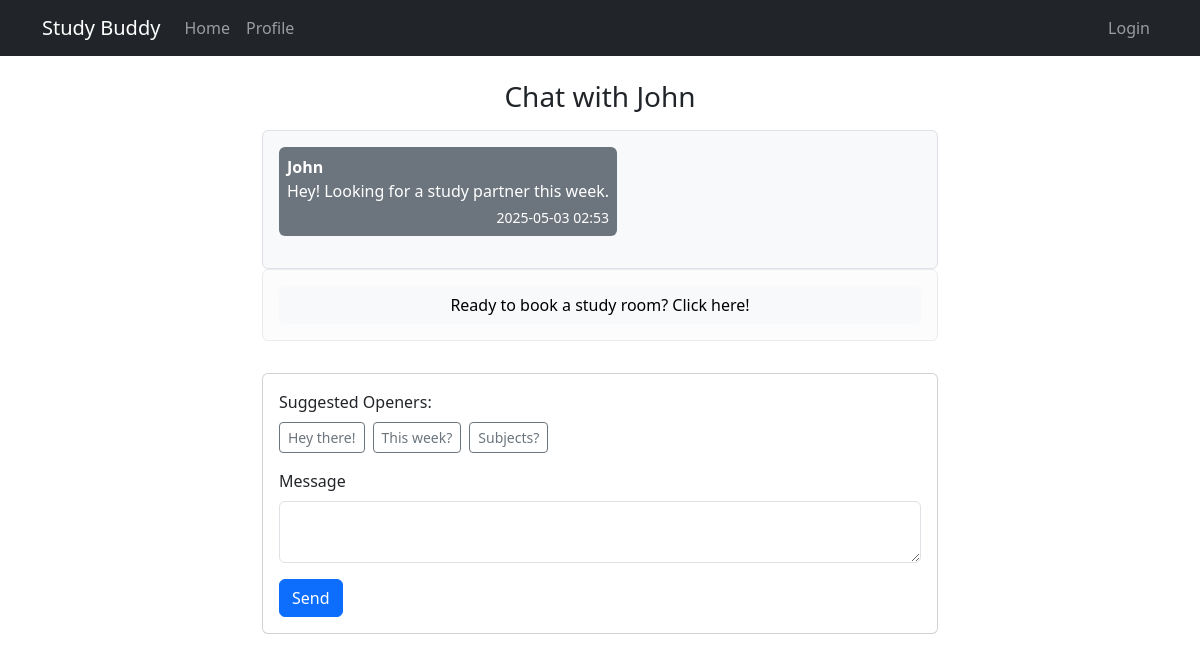
The app's page /messages/1 (signed in), older data.
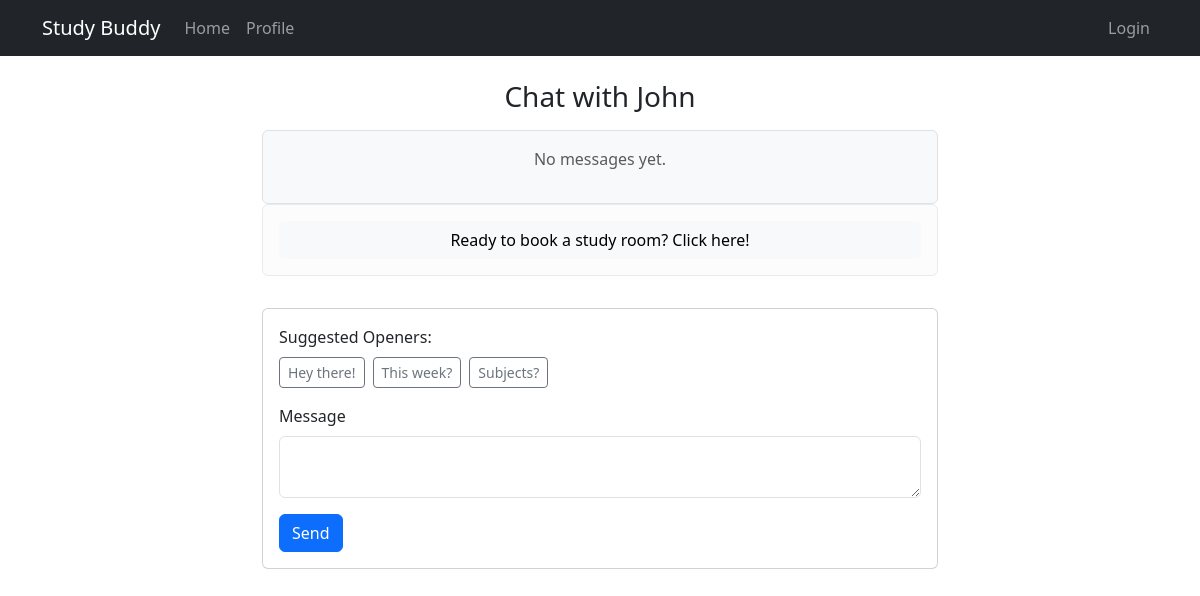
The same page, newer data.
### app/models/user.py (models this page shows)
class User(db.Model):
    __tablename__ = 'user'
    id = db.Column(db.Integer, primary_key=True)
    name = db.Column(db.String(100), nullable=False)
    email = db.Column(db.String(100), unique=True, nullable=False)
    profile = db.relationship('Profile', backref='user', uselist=False)

### app/models/message.py (models this page shows, shortened)
class Message(db.Model):
    id = db.Column(db.Integer, primary_key=True)
    content = db.Column(db.Text, nullable=False)
    timestamp = db.Column(db.DateTime, default=datetime.now())
    keep = db.Column(db.Boolean, default=True)
    sender_id = db.Column(db.Integer, db.ForeignKey('user.id'), nullable=False)
    receiver_id = db.Column(db.Integer, db.ForeignKey('user.id'), nullable=False)
    sender = db.relationship('User', foreign_keys=[sender_id], backref='sent_messages')
    receiver = db.relationship('User', foreign_keys=[receiver_id], backref='received_messages')

### app/views.py (the view, shortened to what this page needs)
@app.route("/messages/<int:user_id>", methods=["GET", "POST"])
def messages(user_id):
    if "user_id" not in session:
        flash("Please log in first.", "warning")
        return redirect(url_for("login"))
    current_user_id = session["user_id"]
    other_user = User.query.get_or_404(user_id)
    if not other_user:
        flash("User not found", "danger")
        return redirect(url_for("home"))
    form = MessageForm()
    booking_form = BookingForm()
    all_messages = Message.query.filter(
        ((Message.sender_id == current_user_id) & (Message.receiver_id == user_id)) |
        ((Message.sender_id == user_id) & (Message.receiver_id == current_user_id)),
        Message.keep == True
    ).order_by(Message.timestamp.asc()).all()
    upcoming_booking = None
    pending_invitation = None
    user2_booking_invite = None
    declined_invitation = None
    most_recent_booking_date = None
    most_recent_booking = None
    all_bookings = Booking.query.filter(
        ((Booking.user1_id== current_user_id) & (Booking.user2_id == other_user.id)) |
        ((Booking.user1_id == other_user.id) & (Booking.user2_id == current_user_id)),
        Booking.status != 'past'
    ).all()
    if most_recent_booking and most_recent_booking.status == "declined":
            declined_invitation = most_recent_booking
    rooms = Room.query.all()
    booking_form.room_id.choices = [(room.id, room.room_name) for room in rooms]
    booking_form.user1_id.data = current_user_id
    booking_form.user2_id.data = other_user.id
    booking_form.week_beginning.data = get_week_beginning().date()
    booking_form.hour.choices = [(hour, f"{hour}:00") for hour in range(9, 17)]
    study_invitation = None
    for booking in all_bookings:
        if booking.status == "pending" and booking.user1_id == current_user_id:
            study_invitation = booking
            break  # If only one invitation is needed, exit the loop
    return render_template('message.html', title="Messages", form=form, booking_form=booking_form,
                           all_messages=all_messages, upcoming_booking=upcoming_booking,
                           pending_invitation=pending_invitation, user2_booking_invite=user2_booking_invite,
                           declined_invitation=declined_invitation, other_user=other_user, study_invitation=study_invitation, current_user_id=current_user_id)

### app/forms.py
class MessageForm(FlaskForm):
    message = TextAreaField('Message', validators=[DataRequired()])
    submit = SubmitField('Send')

class BookingForm(FlaskForm):
    room_id = SelectField(validators=[DataRequired()], coerce=int)
    user1_id = IntegerField(validators=[DataRequired()])
    user2_id = IntegerField(validators=[DataRequired()])
    week_beginning = DateField(validators=[DataRequired()])
    day = SelectField('Day', choices=[
        (0, 'Monday'), (1, 'Tuesday'), (2, 'Wednesday'), (3, 'Thursday'),
        (4, 'Friday')
    ], coerce=int, validators=[DataRequired()])
    hour = SelectField('Hour', choices=[], coerce=int, validators=[DataRequired()])
    submit = SubmitField('Book Room')

### app/views.py (called while the page is built)
def get_week_beginning():
    today = datetime.today()
    return today - timedelta(days=today.weekday())

### app/templates/message.html (shortened to what this page needs)
{% extends "base.html" %}
{% block content %}
<div class="container py-4" style="max-width: 700px; min-height: 80vh; display: flex; flex-direction: column; justify-content: flex-start;">
  <div class="chat-wrapper d-flex flex-column h-100">
    <h3 class="text-center mb-3">Chat with {{ other_user.name }}</h3>
    <div class="chat-messages border rounded bg-light p-3 flex-grow-1 d-flex flex-column" style="overflow-y: auto; position: relative;">
      {% for msg in all_messages %}
        <div class="mb-3 d-flex {% if msg.sender_id == current_user_id %}justify-content-end{% else %}justify-content-start{% endif %}">
          <div class="p-2 rounded {% if msg.sender_id == current_user_id %}bg-success text-white{% else %}bg-secondary text-white{% endif %}" style="max-width: 70%;">
            <div><strong>{{ 'You' if msg.sender_id == current_user_id else other_user.name }}</strong></div>
            <div>{{ msg.content }}</div>
            <div class="text-end small mt-1">{{ msg.timestamp.strftime('%Y-%m-%d %H:%M') }}</div>
          </div>
        </div>
      {% else %}
        <p class="text-center text-muted">No messages yet.</p>
      {% endfor %}
    </div>
  {% if study_invitation %}
      <div class="alert alert-info" role="alert">
        <p>{{ other_user.name }} invited you to a meeting on {{ study_invitation.formatted_meeting_date }} at {{ study_invitation.hour }}:00</p>
        <div class="d-flex justify-content-end gap-2 mt-1">
            <form action="{{ url_for('accept_invitation', booking_id=study_invitation.id) }}" method="GET">
                <button type="submit" class="btn btn-outline-success">Accept</button>
            </form>
            <form action="{{ url_for('decline_invitation', booking_id=study_invitation.id) }}" method="GET">
                <button type="submit" class="btn btn-outline-danger">Decline</button>
            </form>
        </div>
      </div>
  {% elif upcoming_booking %}
      <div class="alert alert-success" role="alert">
        <p>You have a room booked with {{ other_user.name }} on {{ upcoming_booking.formatted_meeting_date }} at {{ upcoming_booking.hour }}:00</p>
      </div>
  {% else %}
      <div class="alert alert-light" role="alert">
          <button type="button" class="btn btn-light w-100" data-bs-toggle="modal" data-bs-target="#studyRoomModal">
            Ready to book a study room? Click here!
          </button>
      </div>
  {% endif %}
    <div class="chat-input card mt-3">
        <div class="card-body">
        <div class="mb-3">
            <label class="form-label">Suggested Openers:</label>
            <div class="d-flex flex-wrap gap-2">
                <button type="button" class="btn btn-outline-secondary btn-sm" onclick="setMessage(`Hey there! I'm interested in studying with you.`)">Hey there!</button>
                <button type="button" class="btn btn-outline-secondary btn-sm" onclick="setMessage(`Hey! Looking for a study partner this week.`)">This week?</button>
                <button type="button" class="btn btn-outline-secondary btn-sm" onclick="setMessage(`Hi, what subjects are you focusing on?`)">Subjects?</button>
            </div>
        </div>
        <form method="POST">
            <div class="mb-3">
                {{ form.message.label(class="form-label") }}
                {{ form.message(class="form-control", rows=2, id="messageBox") }}
            </div>
            {{ form.submit(class="btn btn-primary") }}
        </form>
        </div>
    </div>
  </div>
</div>
{% endblock %}

Row changes from the older to the newer data that the page shows:
removed Message: {{ 'You' if msg.sender_id == current_user_id else other_user.name }} "John", content "Hey! Looking for a study partner this week.", timestamp "2025-05-03 02:53"
Text that changed along with them:
text now shown: "No messages yet."
